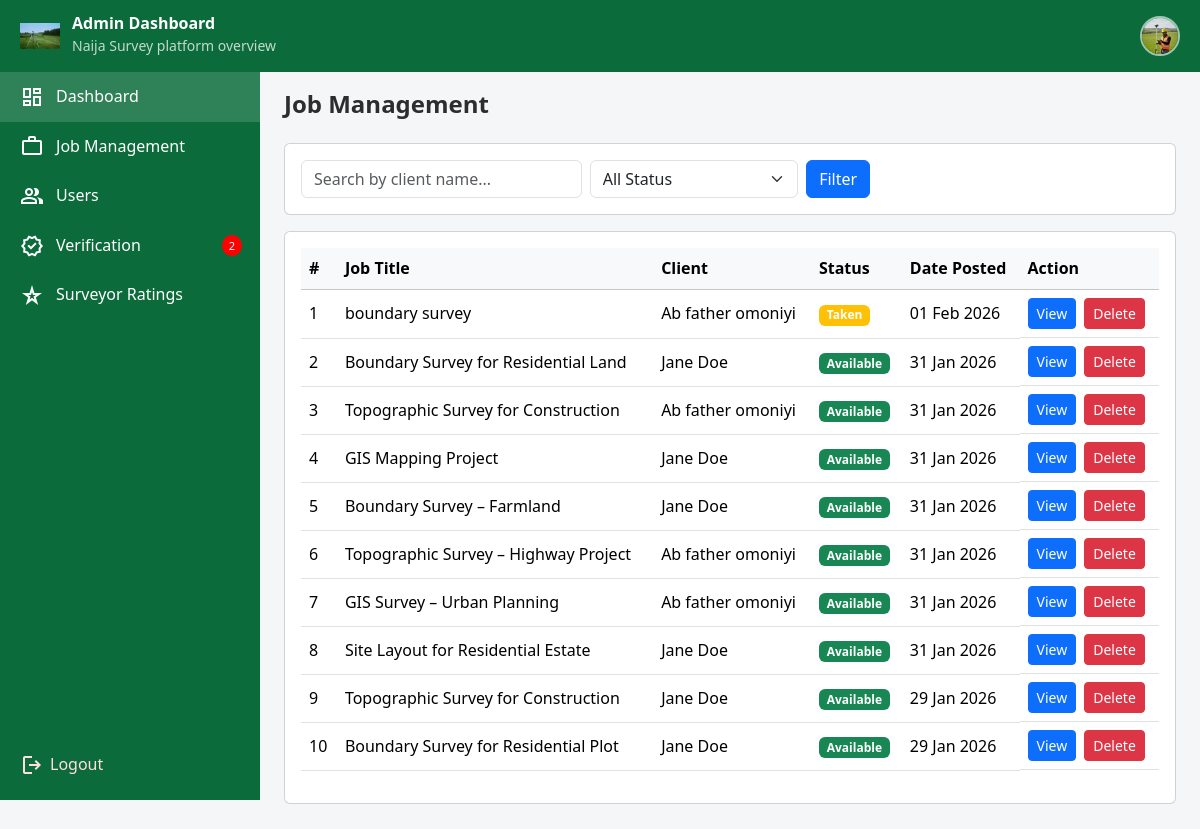
Screenshot of /Admin/job_management.php (signed in) with the database file from the repository.
### tables this page shows
CREATE TABLE IF NOT EXISTS `jobs` (
  `id` int NOT NULL AUTO_INCREMENT,
  `client_profile_id` int NOT NULL,
  `job_title` varchar(255) NOT NULL,
  `job_description` text NOT NULL,
  `proposed_budget` varchar(100) NOT NULL,
  `job_state` varchar(100) NOT NULL,
  `job_lga` varchar(100) NOT NULL,
  `job_address` text NOT NULL,
  `job_status` enum('available','taken','completed') NOT NULL DEFAULT 'available',
  `created_at` datetime NOT NULL DEFAULT CURRENT_TIMESTAMP,
  PRIMARY KEY (`id`),
  KEY `fk_jobs_client` (`client_profile_id`)
);

CREATE TABLE IF NOT EXISTS `clients_profile` (
  `id` int NOT NULL AUTO_INCREMENT,
  `account_id` int NOT NULL,
  `first_name` varchar(100) NOT NULL,
  `surname` varchar(100) NOT NULL,
  `other_names` varchar(100) DEFAULT NULL,
  `phone_number` varchar(20) NOT NULL,
  `whatsapp_number` varchar(20) NOT NULL,
  `bio` text NOT NULL,
  `state` varchar(100) NOT NULL,
  `lga` varchar(100) NOT NULL,
  `address` text NOT NULL,
  `profile_image` varchar(255) NOT NULL,
  `id_type` varchar(50) NOT NULL,
  `id_document` varchar(255) NOT NULL,
  `verification_status` enum('pending','verified','rejected') NOT NULL DEFAULT 'pending',
  `verified_at` datetime NOT NULL DEFAULT CURRENT_TIMESTAMP,
  `created_at` datetime NOT NULL DEFAULT CURRENT_TIMESTAMP,
  `updated_at` datetime NOT NULL DEFAULT CURRENT_TIMESTAMP ON UPDATE CURRENT_TIMESTAMP,
  PRIMARY KEY (`id`),
  KEY `fk_client_user` (`account_id`)
);

### Admin/job_management.php (the view, shortened to what this page needs)
<?php
require_once "../config/db-connect.php";
$search = isset($_GET['search']) ? trim($_GET['search']) : "";
$sql = "
    SELECT
        j.id,
        j.job_title,
        j.job_status,
        j.created_at,
        c.first_name,
        c.surname
    FROM jobs j
    JOIN clients_profile c ON j.client_profile_id = c.id
";
$params = [];
$sql .= " ORDER BY j.created_at DESC";
$stmt = $pdo->prepare($sql);
$stmt->execute($params);
$jobs = $stmt->fetchAll(PDO::FETCH_ASSOC);
?>
<!DOCTYPE html>
<html lang="en">
<head>
<link href="https://cdn.jsdelivr.net/npm/bootstrap@5.3.3/dist/css/bootstrap.min.css" rel="stylesheet">
<link rel="stylesheet" href="../assets/css/style.css">
</head>
<body>
<?php include "../components/nav.php"; ?>
<?php include "../components/admin-sidebar.php"; ?>
<div class="container-fluid px-4 main">
  <h4 class="fw-bold mb-4">Job Management</h4>
  <div class="card mb-3">
    <div class="card-body">
      <form method="get" class="row g-2 align-items-center">
        <div class="col-md-4">
          <input
            type="text"
            name="search"
            class="form-control"
            placeholder="Search by client name..."
            value="<?php echo htmlspecialchars($search); ?>"
          >
        </div>
        <div class="col-md-3">
          <select name="status" class="form-select">
            <option value="">All Status</option>
          </select>
        </div>
        <div class="col-md-auto">
          <button type="submit" class="btn btn-primary">
            Filter
          </button>
        </div>
      </form>
    </div>
  </div>
  <div class="card">
    <div class="card-body table-responsive">
      <table class="table table-hover align-middle">
        <thead class="table-light">
          <tr>
            <th>#</th>
            <th>Job Title</th>
            <th>Client</th>
            <th>Status</th>
            <th>Date Posted</th>
            <th>Action</th>
          </tr>
        </thead>
        <tbody>
          <?php if (empty($jobs)): ?>
            <tr>
              <td colspan="6" class="text-center text-muted">
                No jobs found
              </td>
            </tr>
          <?php else: ?>
            <?php foreach ($jobs as $index => $job): ?>
              <tr>
                <td><?php echo $index + 1; ?></td>
                <td><?php echo htmlspecialchars($job['job_title']); ?></td>
                <td><?php echo htmlspecialchars($job['first_name'] . ' ' . $job['surname']); ?></td>
                <td>
                  <span class="badge
                    <?php
                      echo match ($job['job_status']) {
                        'available' => 'bg-success',
                        'taken' => 'bg-warning',
                        'completed' => 'bg-secondary',
                        default => 'bg-dark'
                      };
                    ?>">
                    <?php echo ucfirst($job['job_status']); ?>
                  </span>
                </td>
                <td><?php echo date("d M Y", strtotime($job['created_at'])); ?></td>
               <td class="d-flex gap-2">
                  <a href="job_view.php?id=<?php echo $job['id']; ?>" class="btn btn-sm btn-primary">
                    View
                  </a>
                  <form
                    method="post"
                    action="processes/delete-job.php"
                    onsubmit="return confirm('Delete this job permanently?');"
                  >
                    <button type="submit" class="btn btn-sm btn-danger">
                      Delete
                    </button>
                  </form>
                </td>
              </tr>
            <?php endforeach; ?>
          <?php endif; ?>
        </tbody>
      </table>
    </div>
  </div>
</div>
</body>
</html>

### rows the page displays
jobs: job_title "boundary survey", client_profile.surname "Ab father omoniyi", job_status "Taken", created_at "01 Feb 2026"
jobs: job_title "Boundary Survey for Residential Land", client_profile.surname "Jane Doe", job_status "Available", created_at "31 Jan 2026"
jobs: job_title "Topographic Survey for Construction", client_profile.surname "Ab father omoniyi", job_status "Available", created_at "31 Jan 2026"
jobs: job_title "GIS Mapping Project", client_profile.surname "Jane Doe", job_status "Available", created_at "31 Jan 2026"
jobs: job_title "Boundary Survey – Farmland", client_profile.surname "Jane Doe", job_status "Available", created_at "31 Jan 2026"
jobs: job_title "Topographic Survey – Highway Project", client_profile.surname "Ab father omoniyi", job_status "Available", created_at "31 Jan 2026"
jobs: job_title "GIS Survey – Urban Planning", client_profile.surname "Ab father omoniyi", job_status "Available", created_at "31 Jan 2026"
jobs: job_title "Site Layout for Residential Estate", client_profile.surname "Jane Doe", job_status "Available", created_at "31 Jan 2026"
jobs: job_title "Topographic Survey for Construction", client_profile.surname "Jane Doe", job_status "Available", created_at "29 Jan 2026"
jobs: job_title "Boundary Survey for Residential Plot", client_profile.surname "Jane Doe", job_status "Available", created_at "29 Jan 2026"

### other values shown
$totalPendingVerifications "2"
